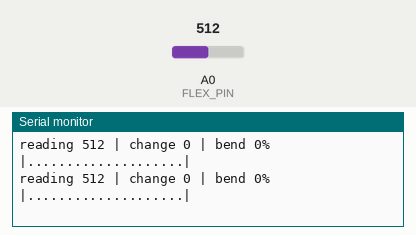
Recording of a sketch running on a simulated Arduino Uno, built with avr-gcc and run on an emulated ATmega328P. On the bench: the last lines printed to the serial monitor. Inputs (shaded band) come from the test bench; at power-on: A0 (FLEX_PIN) = 512.

Above: at 2.2 s.
2.3 s: A0 (FLEX_PIN) set to 716
At 2.34 s:
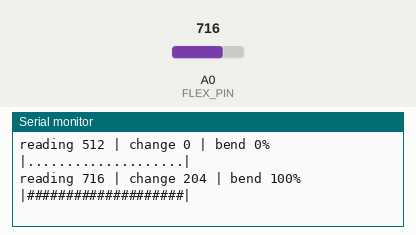
4.2 s: A0 (FLEX_PIN) set to 511
At 4.26 s:
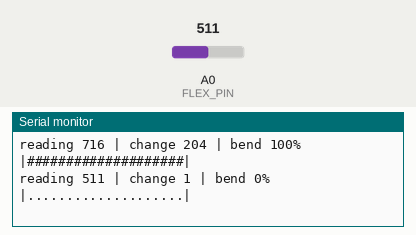

Measured:
- after the input at 2.3 s, the serial monitor: prints a new line at once (image 1)
- after the input at 4.2 s, the serial monitor: prints a new line after 0.06 s (image 2)

The sketch:

tinkercad_uno_flex.ino
```cpp
/*
  Tinkercad version (Arduino Uno) of flex_visual_test
  Wiring:  5V -> flex leg 1 | flex leg 2 -> A0 and resistor | resistor other end -> GND
  Start Simulation, click the flex sensor, drag its slider, watch the Serial Monitor.
  Set GRAPH = true to use Tinkercad's graph button instead of the text bar.
*/
const int  FLEX_PIN = A0;
const bool GRAPH    = false;

int flatValue = 0;
int maxDrop   = 0;

void setup() {
  Serial.begin(9600);
  long sum = 0;
  for (int i = 0; i < 50; i++) { sum += analogRead(FLEX_PIN); delay(20); }   // 1 s: learn "flat"
  flatValue = sum / 50;
  if (!GRAPH) { Serial.print("Flat = "); Serial.print(flatValue); Serial.println(". Now bend it!"); }
}

void loop() {
  int value = analogRead(FLEX_PIN);            // 0..1023
  int drop  = abs(flatValue - value);          // how far from flat
  if (drop > maxDrop) maxDrop = drop;
  int range = maxDrop < 5 ? 5 : maxDrop;       // ignore tiny noise
  int pct   = (long)drop * 100 / range;

  if (GRAPH) {
    Serial.println(pct);                       // 0 = flat, 100 = most bent so far
  } else {
    Serial.print("reading "); Serial.print(value);
    Serial.print(" | change "); Serial.print(drop);
    Serial.print(" | bend "); Serial.print(pct); Serial.print("% |");
    for (int i = 0; i < 20; i++) Serial.print(i < pct / 5 ? '#' : '.');
    Serial.println("|");
  }
  delay(100);
}
```
